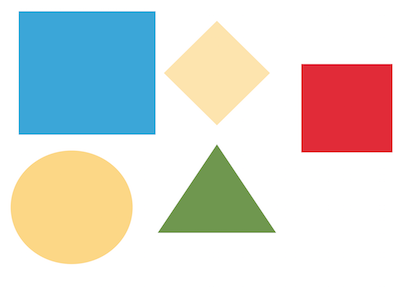
#> input picture src/topic_opencv/src/scritp/images/shapes.png, 400 x 289 px
$ python image_theresholding.py
#> lines starting #> are read from the running program, lines starting #| are printed output that depends on the picture; after the words box and inside, x2 and y2 are one past the last pixel; in counts of white or black regions, pixels touching at a corner belong together
#!/usr/bin/env python
import numpy as np
import cv2
def read_image(image_name,as_gray):
#> called with image_name = 'images/shapes.png', as_gray = True
    if as_gray:
        image=cv2.imread(image_name,cv2.IMREAD_GRAYSCALE)
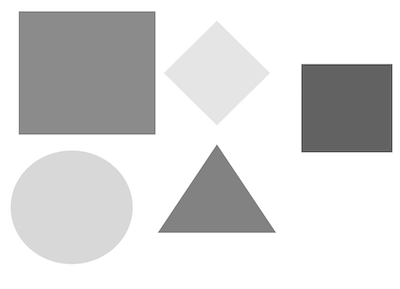
#> image: shape (289, 400); min 65, max 255, mean 216.4
    else:
        image=cv2.imread(image_name,cv2.IMREAD_COLOR)
    cv2.imshow("RGB IMAGE",image)
    return image

def basic_thresholding(gray_image,threshold_value):
    ret,thresh_basic=cv2.threshold(gray_image,
                                   threshold_value,
                                   255,
                                   cv2.THRESH_BINARY_INV)
    cv2.imshow("Basic Binary Image",thresh_basic)
def adaptive_thresholding(gray_image,threshold_value):
#> called with threshold_value = 5
    adaptive_thresholding_image=cv2.adaptiveThreshold(gray_image,
                                            255,
                                            cv2.ADAPTIVE_THRESH_GAUSSIAN_C,
                                            cv2.THRESH_BINARY,
                                            threshold_value,
                                            2)
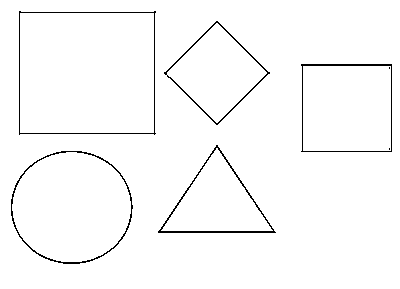
#> adaptive_thresholding_image: shape (289, 400); 97.8% white; black in thin lines or dots, all inside (x1, y1, x2, y2) = (11, 11, 392, 264)
    cv2.imshow("Adaptive Threshold Image",adaptive_thresholding_image)

def main():
    image_name="images/shapes.png"
    #image_name="images/tomato.jpg"

    as_gray=True
    threshold_value=5
    gray_image=read_image(image_name,as_gray)
    #basic_thresholding(gray_image,threshold_value)
    adaptive_thresholding(gray_image,threshold_value)
    cv2.waitKey(0)
    cv2.destroyAllWindows()
if __name__=="__main__":
    main()

$ run again, with src/topic_opencv/src/scritp/images/tomato.jpg saved as src/topic_opencv/src/scritp/images/shapes.png
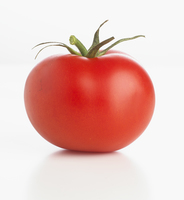
#> input picture src/topic_opencv/src/scritp/images/tomato.jpg, 184 x 200 px
#> in read_image, `image=cv2.imread(image_name,cv2.IMREAD_GRAYSCALE)`:
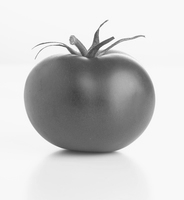
#> image: shape (200, 184); min 60, max 255, mean 202.7
#> in adaptive_thresholding, `adaptive_thresholding_image=cv2.adaptiveThreshold(gray_image, 255, cv2..`:
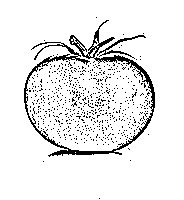
#> adaptive_thresholding_image: shape (200, 184); 92% white; black in thin lines or dots, all inside (x1, y1, x2, y2) = (24, 17, 155, 199)
